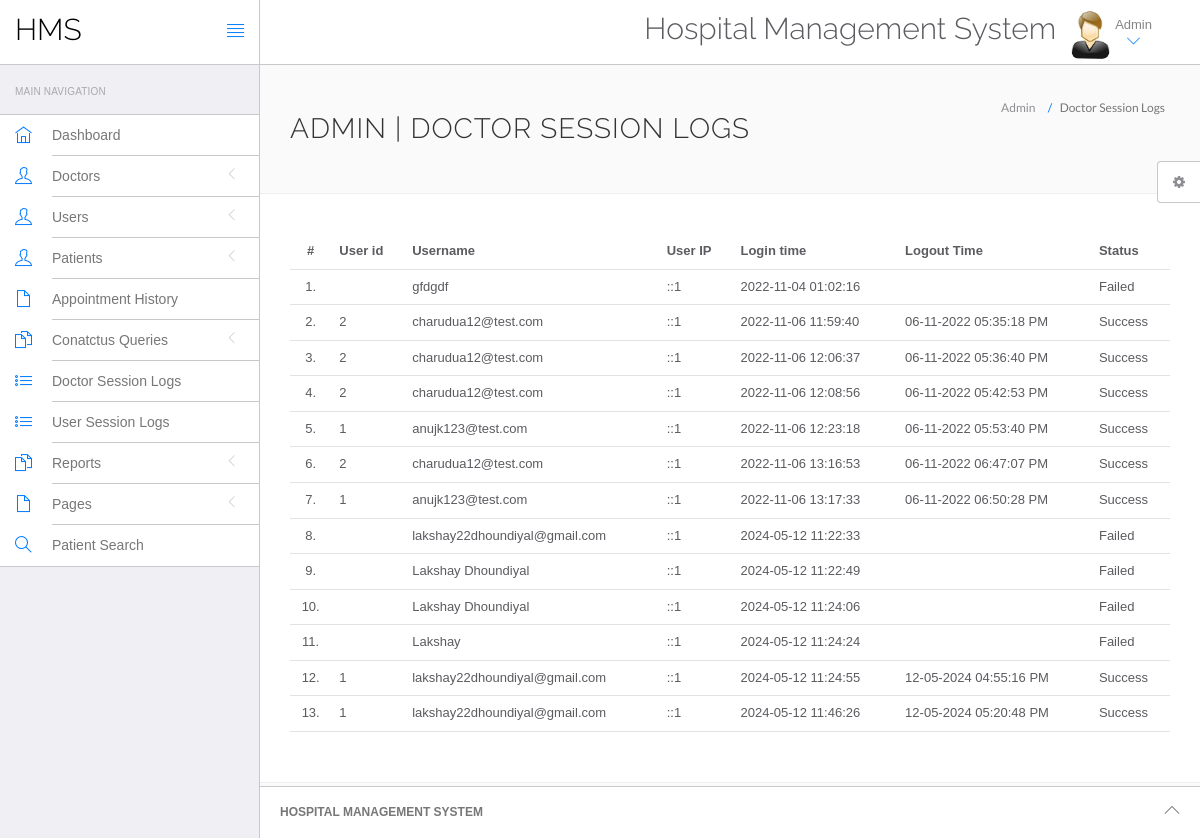
The app's page /hospital/hms/admin/doctor-logs.php (signed in) with its own data.
### tables this page shows
CREATE TABLE `doctorslog` (
  `id` int(11) NOT NULL,
  `uid` int(11) DEFAULT NULL,
  `username` varchar(255) DEFAULT NULL,
  `userip` binary(16) DEFAULT NULL,
  `loginTime` timestamp NULL DEFAULT current_timestamp(),
  `logout` varchar(255) DEFAULT NULL,
  `status` int(11) DEFAULT NULL
);

### hospital/hms/admin/doctor-logs.php (the view, shortened to what this page needs)
<?php
include('include/config.php');
if(strlen($_SESSION['id']==0)) {
 header('location:logout.php');
  } else{
?>
<!DOCTYPE html>
<html lang="en">
	<head>
		<link rel="stylesheet" href="vendor/bootstrap/css/bootstrap.min.css">
		<link rel="stylesheet" href="vendor/fontawesome/css/font-awesome.min.css">
		<link rel="stylesheet" href="vendor/themify-icons/themify-icons.min.css">
		<link href="vendor/animate.css/animate.min.css" rel="stylesheet" media="screen">
		<link href="vendor/perfect-scrollbar/perfect-scrollbar.min.css" rel="stylesheet" media="screen">
		<link href="vendor/switchery/switchery.min.css" rel="stylesheet" media="screen">
		<link href="vendor/bootstrap-touchspin/jquery.bootstrap-touchspin.min.css" rel="stylesheet" media="screen">
		<link href="vendor/select2/select2.min.css" rel="stylesheet" media="screen">
		<link href="vendor/bootstrap-datepicker/bootstrap-datepicker3.standalone.min.css" rel="stylesheet" media="screen">
		<link href="vendor/bootstrap-timepicker/bootstrap-timepicker.min.css" rel="stylesheet" media="screen">
		<link rel="stylesheet" href="assets/css/styles.css">
		<link rel="stylesheet" href="assets/css/plugins.css">
		<link rel="stylesheet" href="assets/css/themes/theme-1.css" id="skin_color" />
	</head>
	<body>
		<div id="app">
<?php include('include/sidebar.php');?>
			<div class="app-content">
					<?php include('include/header.php');?>
				<div class="main-content" >
					<div class="wrap-content container" id="container">
						<section id="page-title">
							<div class="row">
								<div class="col-sm-8">
									<h1 class="mainTitle">Admin  | Doctor Session Logs</h1>
																	</div>
								<ol class="breadcrumb">
									<li>
										<span>Admin </span>
									</li>
									<li class="active">
										<span>Doctor Session Logs</span>
									</li>
								</ol>
							</div>
						</section>
						<div class="container-fluid container-fullw bg-white">
									<div class="row">
								<div class="col-md-12">
									<table class="table table-hover" id="sample-table-1">
										<thead>
											<tr>
												<th class="center">#</th>
												<th class="hidden-xs">User id</th>
												<th>Username</th>
												<th>User IP</th>
												<th>Login time</th>
												<th>Logout Time </th>
												<th> Status </th>
											</tr>
										</thead>
										<tbody>
<?php
$sql=mysqli_query($con,"select * from doctorslog ");
$cnt=1;
while($row=mysqli_fetch_array($sql))
{
?>
											<tr>
												<td class="center"><?php echo $cnt;?>.</td>
												<td class="hidden-xs"><?php echo $row['uid'];?></td>
												<td class="hidden-xs"><?php echo $row['username'];?></td>
												<td><?php echo $row['userip'];?></td>
												<td><?php echo $row['loginTime'];?></td>
												<td><?php echo $row['logout'];?>
												</td>
												<td>
<?php if($row['status']==1)
{
	echo "Success";
}
else
{
	echo "Failed";
}?>
</td>
											</tr>
											<?php
$cnt=$cnt+1;
											 }?>
										</tbody>
									</table>
								</div>
							</div>
								</div>
					</div>
				</div>
			</div>
	<?php include('include/footer.php');?>
	<?php include('include/setting.php');?>
		</div>
	</body>
</html>
<?php } ?>

### hospital/hms/admin/include/sidebar.php (shortened to what this page needs)
<div class="sidebar app-aside" id="sidebar">
				<div class="sidebar-container perfect-scrollbar">
<nav>
						<div class="navbar-title">
							<span>Main Navigation</span>
						</div>
						<ul class="main-navigation-menu">
							<li>
								<a href="dashboard.php">
									<div class="item-content">
										<div class="item-media">
											<i class="ti-home"></i>
										</div>
										<div class="item-inner">
											<span class="title"> Dashboard </span>
										</div>
									</div>
								</a>
							</li>
							<li>
								<a href="javascript:void(0)">
									<div class="item-content">
										<div class="item-media">
											<i class="ti-user"></i>
										</div>
										<div class="item-inner">
											<span class="title"> Doctors </span><i class="icon-arrow"></i>
										</div>
									</div>
								</a>
								</li>
				<li>
								<a href="javascript:void(0)">
									<div class="item-content">
										<div class="item-media">
											<i class="ti-user"></i>
										</div>
										<div class="item-inner">
											<span class="title"> Users </span><i class="icon-arrow"></i>
										</div>
									</div>
								</a>
								</li>
								<li>
								<a href="javascript:void(0)">
									<div class="item-content">
										<div class="item-media">
											<i class="ti-user"></i>
										</div>
										<div class="item-inner">
											<span class="title"> Patients </span><i class="icon-arrow"></i>
										</div>
									</div>
								</a>
								</li>
<li>
								<a href="appointment-history.php">
									<div class="item-content">
										<div class="item-media">
											<i class="ti-file"></i>
										</div>
										<div class="item-inner">
											<span class="title"> Appointment History </span>
										</div>
									</div>
								</a>
							</li>
				<li>
								<a href="javascript:void(0)">
									<div class="item-content">
										<div class="item-media">
											<i class="ti-files"></i>
										</div>
										<div class="item-inner">
											<span class="title"> Conatctus Queries </span><i class="icon-arrow"></i>
										</div>
									</div>
								</a>
								</li>
	<li>
								<a href="doctor-logs.php">
									<div class="item-content">
										<div class="item-media">
											<i class="ti-list"></i>
										</div>
										<div class="item-inner">
											<span class="title"> Doctor Session Logs </span>
										</div>
									</div>
								</a>
							</li>
							<li>
								<a href="user-logs.php">
									<div class="item-content">
										<div class="item-media">
											<i class="ti-list"></i>
										</div>
										<div class="item-inner">
											<span class="title"> User Session Logs </span>
										</div>
									</div>
								</a>
							</li>
				<li>
								<a href="javascript:void(0)">
									<div class="item-content">
										<div class="item-media">
											<i class="ti-files"></i>
										</div>
										<div class="item-inner">
											<span class="title"> Reports </span><i class="icon-arrow"></i>
										</div>
									</div>
								</a>
							</li>
				<li>
								<a href="javascript:void(0)">
									<div class="item-content">
										<div class="item-media">
											<i class="ti-file"></i>
										</div>
										<div class="item-inner">
											<span class="title"> Pages </span><i class="icon-arrow"></i>
										</div>
									</div>
								</a>
							</li>
								<li>
								<a href="patient-search.php">
									<div class="item-content">
										<div class="item-media">
											<i class="ti-search"></i>
										</div>
										<div class="item-inner">
											<span class="title"> Patient Search </span>
										</div>
									</div>
								</a>
							</li>
						</ul>
					</nav>
					</div>
			</div>

### hospital/hms/admin/include/header.php (shortened to what this page needs)
<header class="navbar navbar-default navbar-static-top">
					<div class="navbar-header">
						<a class="navbar-brand" href="#">
							<h2 style="padding-top:20%; color:#000 ">HMS</h2>
						</a>
						<a href="#" class="sidebar-toggler pull-right visible-md visible-lg" data-toggle-class="app-sidebar-closed" data-toggle-target="#app">
							<i class="ti-align-justify"></i>
						</a>
					</div>
					<div class="navbar-collapse collapse">
						<ul class="nav navbar-right">
								<li  style="padding-top:2% ">
								<h2>Hospital Management System</h2>
							</li>
							<li class="dropdown current-user">
								<a href class="dropdown-toggle" data-toggle="dropdown">
									<img src="assets/images/images.jpg" > <span class="username">
			Admin
									<i class="ti-angle-down"></i></i></span>
								</a>
							</li>
						</ul>
					</div>
				</header>

### hospital/hms/admin/include/footer.php
<footer>
				<div class="footer-inner">
					<div class="pull-left">
					<span class="text-bold text-uppercase"> Hospital Management System</span>
					</div>
					<div class="pull-right">
						<span class="go-top"><i class="ti-angle-up"></i></span>
					</div>
				</div>
			</footer>

### hospital/hms/admin/include/setting.php (shortened to what this page needs)
<div class="settings panel panel-default hidden-xs hidden-sm" id="settings">
				<button ct-toggle="toggle" data-toggle-class="active" data-toggle-target="#settings" class="btn btn-default">
					<i class="fa fa-spin fa-gear"></i>
				</button>
			</div>

### hospital/hms/admin/assets/css/plugins.css (style rules this page uses)
.perfect-scrollbar { overflow-y: hidden !important; }

### hospital/hms/admin/assets/css/themes/theme-1.css (style rules this page uses)
body { background: #FAFAFA; }
header .navbar-header { background: #ffffff !important; border-right-color: #c8c7cc !important; border-bottom-color: #c8c7cc !important; }
header .navbar-header .sidebar-toggler, header .navbar-header .sidebar-mobile-toggler { color: #007aff !important; }
header .navbar-header .navbar-brand { color: #777 !important; }
header .navbar-collapse { background: #ffffff !important; border-bottom-color: #c8c7cc !important; box-shadow: none !important; }
header .navbar-collapse .navbar-right > li > a { color: #777; }
header .navbar-collapse .navbar-right > li > a i { color: #007aff !important; }
#sidebar { background: #EFEFF4 !important; }
#sidebar:before { border-right-width: "1px" !important; border-right-style: solid; border-right-color: #c8c7cc !important; }
#sidebar nav { border-right-width: "1px" !important; border-right-style: solid; border-right-color: #c8c7cc !important; }
#sidebar nav .navbar-title { color: #aaaaaa; }
#sidebar nav > ul { background: #ffffff !important; border-bottom-color: #c8c7cc !important; border-top-color: #c8c7cc !important; }
#sidebar nav > ul > li > a .item-media > i { color: #007aff !important; }
#sidebar nav > ul > li > a .item-inner { color: #777 !important; border-bottom-color: #c8c7cc; }
#app > footer { background: #ffffff !important; border-top-color: #c8c7cc !important; color: #777; }

### records on screen
doctorslog: username "gfdgdf", userip "::1", loginTime "2022-11-04 01:02:16", status "Failed"
doctorslog: uid "2", username "charudua12@test.com", userip "::1", loginTime "2022-11-06 11:59:40", logout "06-11-2022 05:35:18 PM", status "Success"
doctorslog: uid "2", username "charudua12@test.com", userip "::1", loginTime "2022-11-06 12:06:37", logout "06-11-2022 05:36:40 PM", status "Success"
doctorslog: uid "2", username "charudua12@test.com", userip "::1", loginTime "2022-11-06 12:08:56", logout "06-11-2022 05:42:53 PM", status "Success"
doctorslog: uid "1", username "anujk123@test.com", userip "::1", loginTime "2022-11-06 12:23:18", logout "06-11-2022 05:53:40 PM", status "Success"
doctorslog: uid "2", username "charudua12@test.com", userip "::1", loginTime "2022-11-06 13:16:53", logout "06-11-2022 06:47:07 PM", status "Success"
doctorslog: uid "1", username "anujk123@test.com", userip "::1", loginTime "2022-11-06 13:17:33", logout "06-11-2022 06:50:28 PM", status "Success"
doctorslog: username "lakshay22dhoundiyal@gmail.com", userip "::1", loginTime "2024-05-12 11:22:33", status "Failed"
doctorslog: username "Lakshay Dhoundiyal", userip "::1", loginTime "2024-05-12 11:22:49", status "Failed"
doctorslog: username "Lakshay Dhoundiyal", userip "::1", loginTime "2024-05-12 11:24:06", status "Failed"
doctorslog: username "Lakshay", userip "::1", loginTime "2024-05-12 11:24:24", status "Failed"
doctorslog: uid "1", username "lakshay22dhoundiyal@gmail.com", userip "::1", loginTime "2024-05-12 11:24:55", logout "12-05-2024 04:55:16 PM", status "Success"
doctorslog: uid "1", username "lakshay22dhoundiyal@gmail.com", userip "::1", loginTime "2024-05-12 11:46:26", logout "12-05-2024 05:20:48 PM", status "Success"
